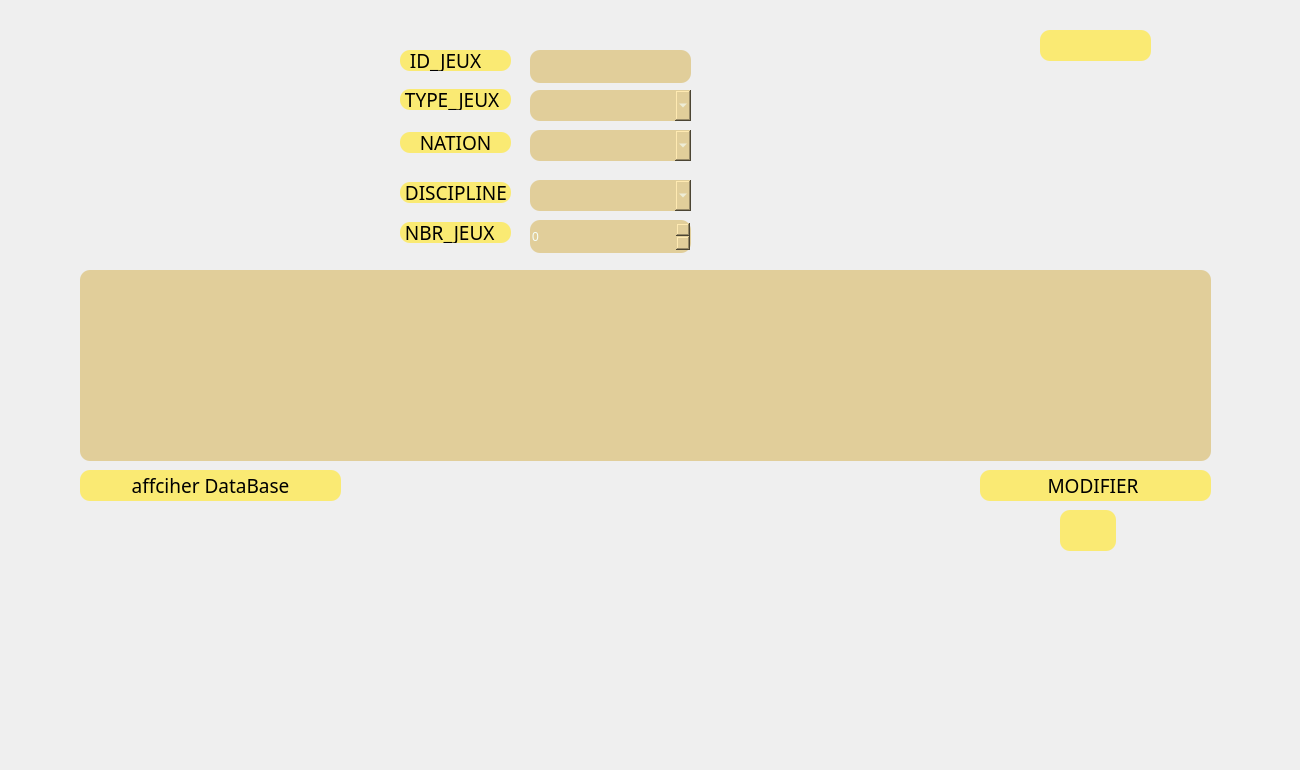
   <widget class="QWidget" name="tab_9">
    <attribute name="title">
     <string>Modifier Jeux</string>
    </attribute>
    <widget class="QLabel" name="label_40">
     <property name="geometry">
      <rect>
       <x>-30</x>
       <y>-90</y>
       <width>1291</width>
       <height>761</height>
      </rect>
     </property>
     <property name="text">
      <string/>
     </property>
     <property name="pixmap">
      <pixmap>../../../../Nouveau dossier/image/ceremonie-cloture-Jeux-olympiques-Tokyo-dimanche-8-2021_13.jpg</pixmap>
     </property>
     <property name="scaledContents">
      <bool>true</bool>
     </property>
    </widget>
    <widget class="QLabel" name="label_32">
     <property name="geometry">
      <rect>
       <x>400</x>
       <y>50</y>
       <width>111</width>
       <height>21</height>
      </rect>
     </property>
     <property name="font">
      <font>
       <family>Bahnschrift</family>
       <pointsize>14</pointsize>
       <weight>50</weight>
       <italic>false</italic>
       <bold>false</bold>
      </font>
     </property>
     <property name="styleSheet">
      <string notr="true">background: #FAEA73;
color: #000000;
background-color: #FAEA73; border: none;
border-radius: 10px;
icon-size: 30px;
font: 14pt &quot;Bahnschrift&quot;;
</string>
     </property>
     <property name="text">
      <string>  ID_JEUX</string>
     </property>
    </widget>
    <widget class="QLineEdit" name="lineEdit_M_ID_N">
     <property name="geometry">
      <rect>
       <x>530</x>
       <y>50</y>
       <width>161</width>
       <height>33</height>
      </rect>
     </property>
     <property name="styleSheet">
      <string notr="true">border: 1px solid gray;
font: 10pt &quot;Bahnschrift&quot;;
background: #E1CE9A;
color: #F5FFFA;
background-color: #E1CE9A; border: none;
border-radius: 10px;
icon-size: 30px;
font: 14pt &quot;Bahnschrift&quot;;
</string>
     </property>
    </widget>
    <widget class="QLabel" name="label_61">
     <property name="geometry">
      <rect>
       <x>400</x>
       <y>89</y>
       <width>111</width>
       <height>21</height>
      </rect>
     </property>
     <property name="font">
      <font>
       <family>Bahnschrift</family>
       <pointsize>14</pointsize>
       <weight>50</weight>
       <italic>false</italic>
       <bold>false</bold>
      </font>
     </property>
     <property name="styleSheet">
      <string notr="true">background: #FAEA73;
color: #000000;
background-color: #FAEA73; border: none;
border-radius: 10px;
icon-size: 30px;
font: 14pt &quot;Bahnschrift&quot;;
</string>
     </property>
     <property name="text">
      <string> TYPE_JEUX</string>
     </property>
    </widget>
    <widget class="QComboBox" name="comboBox_type_modifier">
     <property name="geometry">
      <rect>
       <x>530</x>
       <y>90</y>
       <width>161</width>
       <height>31</height>
      </rect>
     </property>
     <property name="styleSheet">
      <string notr="true">border: 1px solid gray;
font: 10pt &quot;Bahnschrift&quot;;
background: #E1CE9A;
color: #F5FFFA;
background-color: #E1CE9A; border: none;
border-radius: 10px;
icon-size: 30px;
font: 14pt &quot;Bahnschrift&quot;;
</string>
     </property>
     <item>
      <property name="text">
       <string/>
      </property>
     </item>
     <item>
      <property name="text">
       <string>Individuel</string>
      </property>
     </item>
     <item>
      <property name="text">
       <string>Collectif</string>
      </property>
     </item>
    </widget>
    <widget class="QLabel" name="label_30">
     <property name="geometry">
      <rect>
       <x>400</x>
       <y>132</y>
       <width>111</width>
       <height>21</height>
      </rect>
     </property>
     <property name="font">
      <font>
       <family>Bahnschrift</family>
       <pointsize>14</pointsize>
       <weight>50</weight>
       <italic>false</italic>
       <bold>false</bold>
      </font>
     </property>
     <property name="styleSheet">
      <string notr="true">background: #FAEA73;
color: #000000;
background-color: #FAEA73; border: none;
border-radius: 10px;
icon-size: 30px;
font: 14pt &quot;Bahnschrift&quot;;
</string>
     </property>
     <property name="text">
      <string>    NATION</string>
     </property>
    </widget>
    <widget class="QComboBox" name="comboBox_Nation">
     <property name="geometry">
      <rect>
       <x>530</x>
       <y>130</y>
       <width>161</width>
       <height>31</height>
      </rect>
     </property>
     <property name="styleSheet">
      <string notr="true">border: 1px solid gray;
font: 10pt &quot;Bahnschrift&quot;;
background: #E1CE9A;
color: #F5FFFA;
background-color: #E1CE9A; border: none;
border-radius: 10px;
icon-size: 30px;
font: 14pt &quot;Bahnschrift&quot;;
</string>
     </property>
     <item>
      <property name="text">
       <string/>
      </property>
     </item>
     <item>
      <property name="text">
       <string>France</string>
      </property>
     </item>
     <item>
      <property name="text">
       <string>Italie</string>
      </property>
     </item>
     <item>
      <property name="text">
       <string>Germany</string>
      </property>
     </item>
     <item>
      <property name="text">
       <string>Suisse</string>
      </property>
     </item>
     <item>
      <property name="text">
       <string>Belgique</string>
      </property>
     </item>
     <item>
      <property name="text">
       <string>Tunis</string>
      </property>
     </item>
     <item>
      <property name="text">
       <string>Algérie</string>
      </property>
     </item>
     <item>
      <property name="text">
       <string>Maroc</string>
      </property>
     </item>
     <item>
      <property name="text">
       <string>Egypte</string>
      </property>
     </item>
     <item>
      <property name="text">
       <string>Nigérie</string>
      </property>
     </item>
     <item>
      <property name="text">
       <string>Amerique</string>
      </property>
     </item>
     <item>
      <property name="text">
       <string>Brazil</string>
      </property>
     </item>
     <item>
      <property name="text">
       <string>Argentine</string>
      </property>
     </item>
     <item>
      <property name="text">
       <string>Chilie</string>
      </property>
     </item>
    </widget>
    <widget class="QLabel" name="label_29">
     <property name="geometry">
      <rect>
       <x>400</x>
       <y>182</y>
       <width>111</width>
       <height>21</height>
      </rect>
     </property>
     <property name="font">
      <font>
       <family>Bahnschrift</family>
       <pointsize>14</pointsize>
       <weight>50</weight>
       <italic>false</italic>
       <bold>false</bold>
      </font>
     </property>
     <property name="styleSheet">
      <string notr="true">background: #FAEA73;
color: #000000;
background-color: #FAEA73; border: none;
border-radius: 10px;
icon-size: 30px;
font: 14pt &quot;Bahnschrift&quot;;
</string>
     </property>
     <property name="text">
      <string> DISCIPLINE</string>
     </property>
    </widget>
    <widget class="QComboBox" name="comboBox_disc_modifier">
     <property name="geometry">
      <rect>
       <x>530</x>
       <y>180</y>
       <width>161</width>
       <height>31</height>
      </rect>
     </property>
     <property name="styleSheet">
      <string notr="true">border: 1px solid gray;
font: 10pt &quot;Bahnschrift&quot;;
background: #E1CE9A;
color: #F5FFFA;
background-color: #E1CE9A; border: none;
border-radius: 10px;
icon-size: 30px;
font: 14pt &quot;Bahnschrift&quot;;
</string>
     </property>
     <item>
      <property name="text">
       <string/>
      </property>
     </item>
     <item>
      <property name="text">
       <string>Football</string>
      </property>
     </item>
     <item>
      <property name="text">
       <string>HandBall</string>
      </property>
     </item>
     <item>
      <property name="text">
       <string>VoleyBall</string>
      </property>
     </item>
     <item>
      <property name="text">
       <string>BasketBall</string>
      </property>
     </item>
     <item>
      <property name="text">
       <string/>
      </property>
     </item>
     <item>
      <property name="text">
       <string>Tennis</string>
      </property>
     </item>
     <item>
      <property name="text">
       <string>Boxe</string>
      </property>
     </item>
     <item>
      <property name="text">
       <string>Natation</string>
      </property>
     </item>
     <item>
      <property name="text">
       <string>Taekwando</string>
      </property>
     </item>
    </widget>
    <widget class="QLabel" name="label_49">
     <property name="geometry">
      <rect>
       <x>400</x>
       <y>222</y>
       <width>111</width>
       <height>21</height>
      </rect>
     </property>
     <property name="font">
      <font>
       <family>Bahnschrift</family>
       <pointsize>14</pointsize>
       <weight>50</weight>
       <italic>false</italic>
       <bold>false</bold>
      </font>
     </property>
     <property name="styleSheet">
      <string notr="true">background: #FAEA73;
color: #000000;
background-color: #FAEA73; border: none;
border-radius: 10px;
icon-size: 30px;
font: 14pt &quot;Bahnschrift&quot;;
</string>
     </property>
     <property name="text">
      <string> NBR_JEUX</string>
     </property>
    </widget>
    <widget class="QSpinBox" name="spinBox_3">
     <property name="geometry">
      <rect>
       <x>530</x>
       <y>220</y>
       <width>161</width>
       <height>33</height>
      </rect>
     </property>
     <property name="styleSheet">
      <string notr="true">border: 1px solid gray;
font: 10pt &quot;Bahnschrift&quot;;
background: #E1CE9A;
color: #F5FFFA;
background-color: #E1CE9A; border: none;
border-radius: 10px;
icon-size: 30px;
font: 14pt &quot;Bahnschrift&quot;;
</string>
     </property>
    </widget>
    <widget class="QTableView" name="tableView_modifier">
     <property name="geometry">
      <rect>
       <x>80</x>
       <y>270</y>
       <width>1131</width>
       <height>191</height>
      </rect>
     </property>
     <property name="palette">
      <palette>
       <active>
        <colorrole role="WindowText">
         <brush brushstyle="SolidPattern">
          <color alpha="255">
           <red>245</red>
           <green>255</green>
           <blue>250</blue>
          </color>
         </brush>
        </colorrole>
        <colorrole role="Button">
         <brush brushstyle="SolidPattern">
          <color alpha="255">
           <red>225</red>
           <green>206</green>
           <blue>154</blue>
          </color>
         </brush>
        </colorrole>
        <colorrole role="Light">
         <brush brushstyle="SolidPattern">
          <color alpha="255">
           <red>255</red>
           <green>213</green>
           <blue>127</blue>
          </color>
         </brush>
        </colorrole>
        <colorrole role="Midlight">
         <brush brushstyle="SolidPattern">
          <color alpha="255">
           <red>255</red>
           <green>191</green>
           <blue>63</blue>
          </color>
         </brush>
        </colorrole>
        <colorrole role="Dark">
         <brush brushstyle="SolidPattern">
          <color alpha="255">
           <red>127</red>
           <green>85</green>
           <blue>0</blue>
          </color>
         </brush>
        </colorrole>
        <colorrole role="Mid">
         <brush brushstyle="SolidPattern">
          <color alpha="255">
           <red>170</red>
           <green>113</green>
           <blue>0</blue>
          </color>
         </brush>
        </colorrole>
        <colorrole role="Text">
         <brush brushstyle="SolidPattern">
          <color alpha="255">
           <red>245</red>
           <green>255</green>
           <blue>250</blue>
          </color>
         </brush>
        </colorrole>
        <colorrole role="BrightText">
         <brush brushstyle="SolidPattern">
          <color alpha="255">
           <red>255</red>
           <green>255</green>
           <blue>255</blue>
          </color>
         </brush>
        </colorrole>
        <colorrole role="ButtonText">
         <brush brushstyle="SolidPattern">
          <color alpha="255">
           <red>245</red>
           <green>255</green>
           <blue>250</blue>
          </color>
         </brush>
        </colorrole>
        <colorrole role="Base">
         <brush brushstyle="SolidPattern">
          <color alpha="255">
           <red>225</red>
           <green>206</green>
           <blue>154</blue>
          </color>
         </brush>
        </colorrole>
        <colorrole role="Window">
         <brush brushstyle="SolidPattern">
          <color alpha="255">
           <red>225</red>
           <green>206</green>
           <blue>154</blue>
          </color>
         </brush>
        </colorrole>
        <colorrole role="Shadow">
         <brush brushstyle="SolidPattern">
          <color alpha="255">
           <red>0</red>
           <green>0</green>
           <blue>0</blue>
          </color>
         </brush>
        </colorrole>
        <colorrole role="AlternateBase">
         <brush brushstyle="SolidPattern">
          <color alpha="255">
           <red>255</red>
           <green>212</green>
           <blue>127</blue>
          </color>
         </brush>
        </colorrole>
        <colorrole role="ToolTipBase">
         <brush brushstyle="SolidPattern">
          <color alpha="255">
           <red>255</red>
           <green>255</green>
           <blue>220</blue>
          </color>
         </brush>
        </colorrole>
        <colorrole role="ToolTipText">
         <brush brushstyle="SolidPattern">
          <color alpha="255">
           <red>0</red>
           <green>0</green>
           <blue>0</blue>
          </color>
         </brush>
        </colorrole>
        <colorrole role="PlaceholderText">
         <brush brushstyle="SolidPattern">
          <color alpha="128">
           <red>0</red>
           <green>0</green>
           <blue>0</blue>
          </color>
         </brush>
        </colorrole>
       </active>
       <inactive>
        <colorrole role="WindowText">
         <brush brushstyle="SolidPattern">
          <color alpha="255">
           <red>245</red>
           <green>255</green>
           <blue>250</blue>
          </color>
         </brush>
        </colorrole>
        <colorrole role="Button">
         <brush brushstyle="SolidPattern">
          <color alpha="255">
           <red>225</red>
           <green>206</green>
           <blue>154</blue>
          </color>
         </brush>
        </colorrole>
        <colorrole role="Light">
         <brush brushstyle="SolidPattern">
          <color alpha="255">
           <red>255</red>
           <green>213</green>
           <blue>127</blue>
          </color>
         </brush>
        </colorrole>
        <colorrole role="Midlight">
         <brush brushstyle="SolidPattern">
          <color alpha="255">
           <red>255</red>
           <green>191</green>
           <blue>63</blue>
          </color>
         </brush>
        </colorrole>
        <colorrole role="Dark">
         <brush brushstyle="SolidPattern">
          <color alpha="255">
           <red>127</red>
           <green>85</green>
           <blue>0</blue>
          </color>
         </brush>
        </colorrole>
        <colorrole role="Mid">
         <brush brushstyle="SolidPattern">
          <color alpha="255">
           <red>170</red>
           <green>113</green>
           <blue>0</blue>
          </color>
         </brush>
        </colorrole>
        <colorrole role="Text">
         <brush brushstyle="SolidPattern">
          <color alpha="255">
           <red>245</red>
           <green>255</green>
           <blue>250</blue>
          </color>
         </brush>
        </colorrole>
        <colorrole role="BrightText">
         <brush brushstyle="SolidPattern">
          <color alpha="255">
           <red>255</red>
           <green>255</green>
           <blue>255</blue>
          </color>
         </brush>
        </colorrole>
        <colorrole role="ButtonText">
         <brush brushstyle="SolidPattern">
          <color alpha="255">
           <red>245</red>
           <green>255</green>
           <blue>250</blue>
          </color>
         </brush>
        </colorrole>
        <colorrole role="Base">
         <brush brushstyle="SolidPattern">
          <color alpha="255">
           <red>225</red>
           <green>206</green>
           <blue>154</blue>
          </color>
         </brush>
        </colorrole>
        <colorrole role="Window">
         <brush brushstyle="SolidPattern">
          <color alpha="255">
           <red>225</red>
           <green>206</green>
           <blue>154</blue>
          </color>
         </brush>
        </colorrole>
        <colorrole role="Shadow">
         <brush brushstyle="SolidPattern">
          <color alpha="255">
           <red>0</red>
           <green>0</green>
           <blue>0</blue>
          </color>
         </brush>
        </colorrole>
        <colorrole role="AlternateBase">
         <brush brushstyle="SolidPattern">
          <color alpha="255">
           <red>255</red>
           <green>212</green>
           <blue>127</blue>
          </color>
         </brush>
        </colorrole>
        <colorrole role="ToolTipBase">
         <brush brushstyle="SolidPattern">
          <color alpha="255">
           <red>255</red>
           <green>255</green>
           <blue>220</blue>
          </color>
         </brush>
        </colorrole>
        <colorrole role="ToolTipText">
         <brush brushstyle="SolidPattern">
          <color alpha="255">
           <red>0</red>
           <green>0</green>
           <blue>0</blue>
          </color>
         </brush>
        </colorrole>
        <colorrole role="PlaceholderText">
         <brush brushstyle="SolidPattern">
          <color alpha="128">
           <red>0</red>
           <green>0</green>
           <blue>0</blue>
          </color>
         </brush>
        </colorrole>
       </inactive>
       <disabled>
        <colorrole role="WindowText">
         <brush brushstyle="SolidPattern">
          <color alpha="255">
           <red>245</red>
           <green>255</green>
           <blue>250</blue>
          </color>
         </brush>
        </colorrole>
        <colorrole role="Button">
         <brush brushstyle="SolidPattern">
          <color alpha="255">
           <red>225</red>
           <green>206</green>
           <blue>154</blue>
          </color>
         </brush>
        </colorrole>
        <colorrole role="Light">
         <brush brushstyle="SolidPattern">
          <color alpha="255">
           <red>255</red>
           <green>213</green>
           <blue>127</blue>
          </color>
         </brush>
        </colorrole>
        <colorrole role="Midlight">
         <brush brushstyle="SolidPattern">
          <color alpha="255">
           <red>255</red>
           <green>191</green>
           <blue>63</blue>
          </color>
         </brush>
        </colorrole>
        <colorrole role="Dark">
         <brush brushstyle="SolidPattern">
          <color alpha="255">
           <red>127</red>
           <green>85</green>
           <blue>0</blue>
          </color>
         </brush>
        </colorrole>
        <colorrole role="Mid">
         <brush brushstyle="SolidPattern">
          <color alpha="255">
           <red>170</red>
           <green>113</green>
           <blue>0</blue>
          </color>
         </brush>
        </colorrole>
        <colorrole role="Text">
         <brush brushstyle="SolidPattern">
          <color alpha="255">
           <red>245</red>
           <green>255</green>
           <blue>250</blue>
          </color>
         </brush>
        </colorrole>
        <colorrole role="BrightText">
         <brush brushstyle="SolidPattern">
          <color alpha="255">
           <red>255</red>
           <green>255</green>
           <blue>255</blue>
          </color>
         </brush>
        </colorrole>
        <colorrole role="ButtonText">
         <brush brushstyle="SolidPattern">
          <color alpha="255">
           <red>245</red>
           <green>255</green>
           <blue>250</blue>
          </color>
         </brush>
        </colorrole>
        <colorrole role="Base">
         <brush brushstyle="SolidPattern">
          <color alpha="255">
           <red>225</red>
           <green>206</green>
           <blue>154</blue>
          </color>
         </brush>
        </colorrole>
        <colorrole role="Window">
         <brush brushstyle="SolidPattern">
          <color alpha="255">
           <red>225</red>
           <green>206</green>
           <blue>154</blue>
          </color>
         </brush>
        </colorrole>
        <colorrole role="Shadow">
         <brush brushstyle="SolidPattern">
          <color alpha="255">
           <red>0</red>
           <green>0</green>
           <blue>0</blue>
          </color>
         </brush>
        </colorrole>
        <colorrole role="AlternateBase">
         <brush brushstyle="SolidPattern">
          <color alpha="255">
           <red>255</red>
           <green>170</green>
           <blue>0</blue>
          </color>
         </brush>
        </colorrole>
        <colorrole role="ToolTipBase">
         <brush brushstyle="SolidPattern">
          <color alpha="255">
           <red>255</red>
           <green>255</green>
           <blue>220</blue>
          </color>
         </brush>
        </colorrole>
        <colorrole role="ToolTipText">
         <brush brushstyle="SolidPattern">
          <color alpha="255">
           <red>0</red>
           <green>0</green>
           <blue>0</blue>
          </color>
         </brush>
        </colorrole>
        <colorrole role="PlaceholderText">
         <brush brushstyle="SolidPattern">
          <color alpha="128">
           <red>0</red>
           <green>0</green>
           <blue>0</blue>
          </color>
         </brush>
        </colorrole>
       </disabled>
      </palette>
     </property>
     <property name="styleSheet">
      <string notr="true">background: #E1CE9A;
color: #F5FFFA;
background-color: #E1CE9A; border: none;
border-radius: 10px;
icon-size: 30px;
font: 14pt &quot;Bahnschrift&quot;;
</string>
     </property>
    </widget>
    <widget class="QPushButton" name="pushButton_Modifier_2">
     <property name="geometry">
      <rect>
       <x>80</x>
       <y>470</y>
       <width>261</width>
       <height>31</height>
      </rect>
     </property>
     <property name="font">
      <font>
       <family>Bahnschrift</family>
       <pointsize>14</pointsize>
       <weight>50</weight>
       <italic>false</italic>
       <bold>false</bold>
      </font>
     </property>
     <property name="styleSheet">
      <string notr="true">background: #FAEA73;
color: #000000;
background-color: #FAEA73; border: none;
border-radius: 10px;
icon-size: 30px;
font: 14pt &quot;Bahnschrift&quot;;
</string>
     </property>
     <property name="text">
      <string>affciher DataBase</string>
     </property>
    </widget>
    <widget class="QPushButton" name="pushButton_Modifier">
     <property name="geometry">
      <rect>
       <x>980</x>
       <y>470</y>
       <width>231</width>
       <height>31</height>
      </rect>
     </property>
     <property name="font">
      <font>
       <family>Bahnschrift</family>
       <pointsize>14</pointsize>
       <weight>50</weight>
       <italic>false</italic>
       <bold>false</bold>
      </font>
     </property>
     <property name="styleSheet">
      <string notr="true">background: #FAEA73;
color: #000000;
background-color: #FAEA73; border: none;
border-radius: 10px;
icon-size: 30px;
font: 14pt &quot;Bahnschrift&quot;;
</string>
     </property>
     <property name="text">
      <string>MODIFIER </string>
     </property>
    </widget>
    <widget class="QLabel" name="label_38">
     <property name="geometry">
      <rect>
       <x>1060</x>
       <y>510</y>
       <width>56</width>
       <height>41</height>
      </rect>
     </property>
     <property name="styleSheet">
      <string notr="true">background: #FAEA73;
color: #000000;
background-color: #FAEA73; border: none;
border-radius: 10px;
icon-size: 30px;
font: 14pt &quot;Bahnschrift&quot;;
</string>
     </property>
     <property name="text">
      <string/>
     </property>
     <property name="pixmap">
      <pixmap>../../Pictures/modiiiif.png</pixmap>
     </property>
     <property name="scaledContents">
      <bool>true</bool>
     </property>
    </widget>
    <widget class="QLabel" name="Digital_horloge_2">
     <property name="geometry">
      <rect>
       <x>1040</x>
       <y>30</y>
       <width>111</width>
       <height>31</height>
      </rect>
     </property>
     <property name="styleSheet">
      <string notr="true">background: #FAEA73;
color: #000000;
background-color: #FAEA73; border: none;
border-radius: 10px;
icon-size: 30px;
font: 14pt &quot;Bahnschrift&quot;;
</string>
     </property>
     <property name="text">
      <string/>
     </property>
    </widget>
   </widget>
